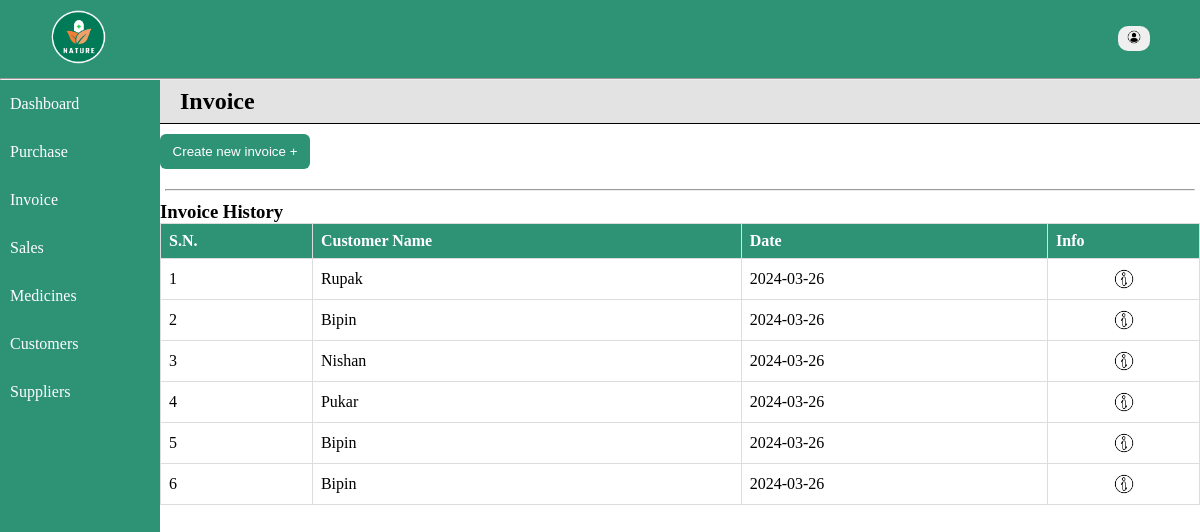
The app's page /home/invoice.php, older data.
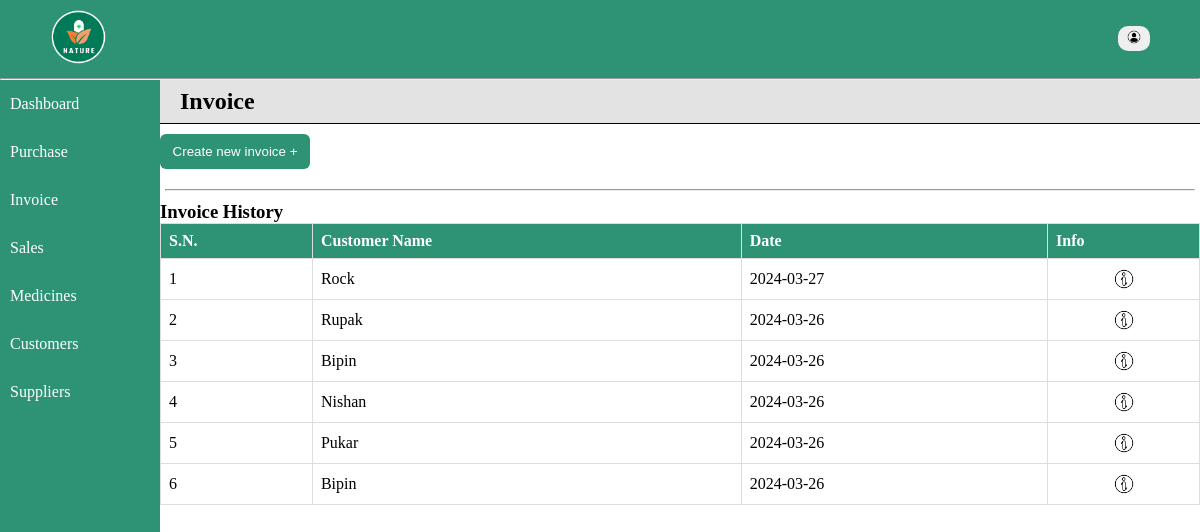
The same page, newer data.
### tables this page shows
CREATE TABLE `invoice` (
  `id` int(11) NOT NULL,
  `invoice_no` int(11) NOT NULL,
  `customer_name` varchar(128) NOT NULL,
  `medicine_name` varchar(128) NOT NULL,
  `quantity` int(11) NOT NULL,
  `rate` int(11) NOT NULL,
  `total` int(11) NOT NULL,
  `date` date NOT NULL
);

### includes/database.php (called while the page is built, shortened)
<?php
    function groupAndSort($conn, $arg, $group, $order) {
        $sql = "select * from $arg group by $group order by $order DESC";
        $result = mysqli_query($conn, $sql);
        return $records = mysqli_fetch_all($result, MYSQLI_ASSOC);
    }
?>

### home/invoice.php (the view, shortened to what this page needs)
<?php
include "../includes/database.php";
$records = groupAndSort($conn, 'invoice', 'invoice_no', 'date');
?>
<!DOCTYPE html>
<html lang="en">
<head>
    <link rel="stylesheet" href="../styles/style.css">
</head>
<body>
<div class="container">
<?php include '../includes/nav.php'; ?>
<div class="main">
        <?php include '../includes/menu.php'; ?>
        <div class="content-wrapper">
            <div class="entries">
                <h2>Invoice</h2>
                <button class="btn" id="new-invoice-btn">Create new invoice + </button>
                <form action="" method="post">
                        <hr>
                </form>
            </div>
    <div class="records">
        <h3>Invoice History</h3>
        <table class="table">
            <tr>
                <th>S.N.</th>
                <th>Customer Name</th>
                <th>Date</th>
                <th>Info</th>
            </tr>
            <?php if(!empty($records)): ?>
                <?php foreach($records as $key => $record): ?>
                    <tr>
                <td><?= $key+1; ?></td>
                <td><?= $record['customer_name']; ?></td>
                <td><?= $record['date']; ?></td>
                <td><a href="bill.php?invoice_no=<?= $record['invoice_no']; ?>"><img src="../images/info.png" alt="info" style="width: 24px; display: block; margin: auto;"></a></td>
                    </tr>
                <?php endforeach; ?>
                <?php endif; ?>
        </table>
        </div>
        </div>
    </div>
    </div>
</body>
</html>

Row changes from the older to the newer data that the page shows:
removed invoice: customer_name "Bipin", date "2024-03-26"
added invoice: customer_name "Rock", date "2024-03-27"
